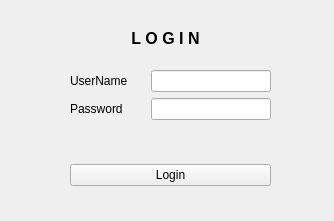
<?xml version="1.0" encoding="UTF-8"?>
<ui version="4.0">
 <class>FrmLogin</class>
 <widget class="QMainWindow" name="FrmLogin">
  <property name="geometry">
   <rect>
    <x>0</x>
    <y>0</y>
    <width>334</width>
    <height>221</height>
   </rect>
  </property>
  <property name="maximumSize">
   <size>
    <width>334</width>
    <height>221</height>
   </size>
  </property>
  <property name="windowTitle">
   <string>Login</string>
  </property>
  <widget class="QWidget" name="centralwidget">
   <widget class="QWidget" name="formLayoutWidget">
    <property name="geometry">
     <rect>
      <x>70</x>
      <y>70</y>
      <width>201</width>
      <height>81</height>
     </rect>
    </property>
    <layout class="QFormLayout" name="formLayout">
     <property name="horizontalSpacing">
      <number>23</number>
     </property>
     <item row="0" column="0">
      <widget class="QLabel" name="userNameLabel">
       <property name="text">
        <string>UserName</string>
       </property>
      </widget>
     </item>
     <item row="0" column="1">
      <widget class="QLineEdit" name="Txt_username"/>
     </item>
     <item row="1" column="0">
      <widget class="QLabel" name="passwordLabel">
       <property name="text">
        <string>Password</string>
       </property>
      </widget>
     </item>
     <item row="1" column="1">
      <widget class="QLineEdit" name="Txt_password">
       <property name="inputMask">
        <string/>
       </property>
      </widget>
     </item>
    </layout>
   </widget>
   <widget class="QLabel" name="label_2">
    <property name="geometry">
     <rect>
      <x>10</x>
      <y>30</y>
      <width>311</width>
      <height>16</height>
     </rect>
    </property>
    <property name="font">
     <font>
      <pointsize>12</pointsize>
      <weight>75</weight>
      <bold>true</bold>
     </font>
    </property>
    <property name="text">
     <string>L O G I N</string>
    </property>
    <property name="alignment">
     <set>Qt::AlignCenter</set>
    </property>
   </widget>
   <widget class="QWidget" name="horizontalLayoutWidget">
    <property name="geometry">
     <rect>
      <x>70</x>
      <y>160</y>
      <width>201</width>
      <height>31</height>
     </rect>
    </property>
    <layout class="QHBoxLayout" name="horizontalLayout">
     <item>
      <widget class="QPushButton" name="PB_login">
       <property name="text">
        <string>Login</string>
       </property>
      </widget>
     </item>
    </layout>
   </widget>
  </widget>
 </widget>
 <tabstops>
  <tabstop>Txt_username</tabstop>
  <tabstop>Txt_password</tabstop>
  <tabstop>PB_login</tabstop>
 </tabstops>
 <resources/>
 <connections/>
</ui>
